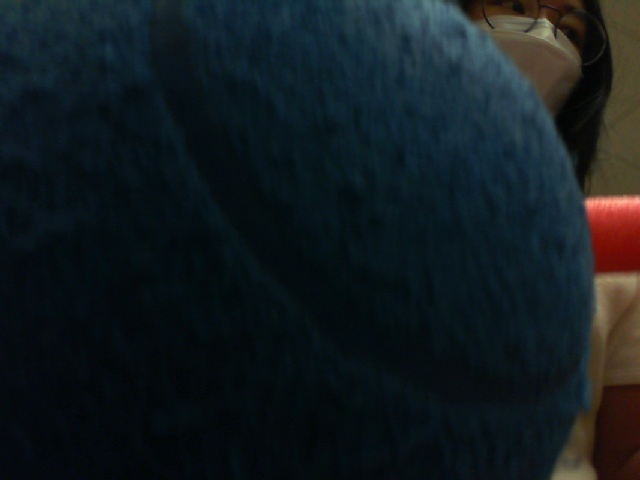
#> input picture websocket/line.jpg, 640 x 480 px
$ python find_parallel_lines.py
#> lines starting #> are read from the running program, lines starting #| are printed output that depends on the picture; after the words box and inside, x2 and y2 are one past the last pixel; in counts of white or black regions, pixels touching at a corner belong together
import cv2
import numpy as np
from scipy.spatial.distance import pdist
from scipy.cluster.hierarchy import ward, fcluster

img = cv2.imread('websocket/line.jpg')
#> img is the input picture: shape (480, 640, 3); mean B, G, R 30.6, 26.8, 18.2
img_canny = cv2.Canny(img, 50, 200, 3)
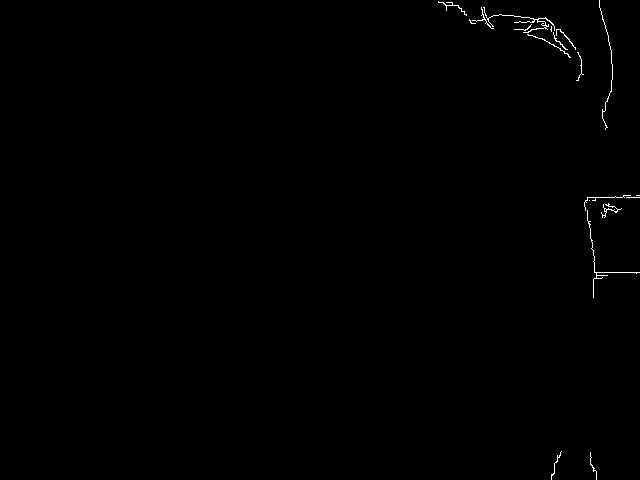
#> img_canny: shape (480, 640); 0.33% white in thin lines or dots, all inside (x1, y1, x2, y2) = (438, 0, 640, 480)

lines = cv2.HoughLines(img_canny, 1, 5* np.pi / 180, 150)
#> lines = None

def find_parallel_lines(lines):

#> (the run stopped early here; a loop or call above may not have finished)
